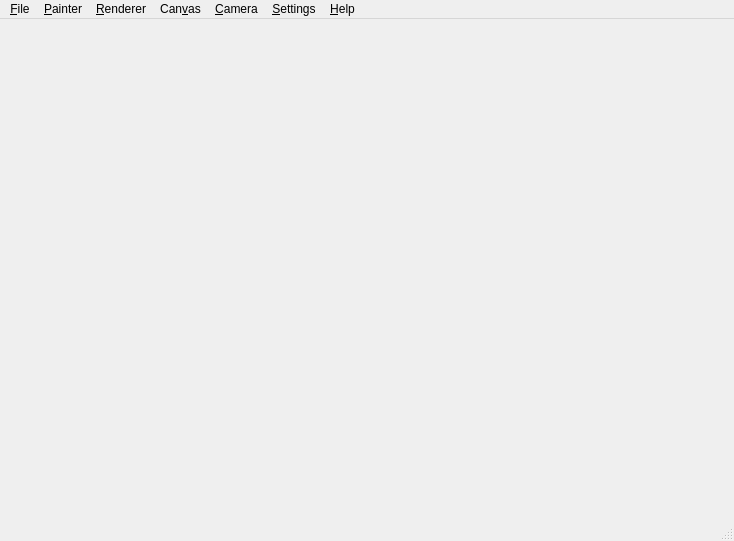
<?xml version="1.0" encoding="UTF-8"?>
<ui version="4.0">
 <class>Viewer</class>
 <widget class="QMainWindow" name="Viewer">
  <property name="geometry">
   <rect>
    <x>0</x>
    <y>0</y>
    <width>734</width>
    <height>541</height>
   </rect>
  </property>
  <property name="windowTitle">
   <string/>
  </property>
  <widget class="QWidget" name="centralwidget"/>
  <widget class="QMenuBar" name="menubar">
   <property name="geometry">
    <rect>
     <x>0</x>
     <y>0</y>
     <width>734</width>
     <height>21</height>
    </rect>
   </property>
   <widget class="QMenu" name="fileMenu">
    <property name="title">
     <string>&amp;File</string>
    </property>
    <addaction name="separator"/>
    <addaction name="quitAction"/>
   </widget>
   <widget class="QMenu" name="painterMenu">
    <property name="title">
     <string>&amp;Painter</string>
    </property>
   </widget>
   <widget class="QMenu" name="rendererMenu">
    <property name="title">
     <string>&amp;Renderer</string>
    </property>
   </widget>
   <widget class="QMenu" name="canvasMenu">
    <property name="title">
     <string>Can&amp;vas</string>
    </property>
    <addaction name="captureImageAction"/>
   </widget>
   <widget class="QMenu" name="cameraMenu">
    <property name="title">
     <string>&amp;Camera</string>
    </property>
    <widget class="QMenu" name="selectNavigationMenu">
     <property name="title">
      <string>Select &amp;Navigation</string>
     </property>
     <addaction name="worldInHandNavigationAction"/>
    </widget>
    <addaction name="selectNavigationMenu"/>
   </widget>
   <widget class="QMenu" name="settingsMenu">
    <property name="title">
     <string>&amp;Settings</string>
    </property>
    <addaction name="managePluginsAction"/>
    <addaction name="separator"/>
    <addaction name="preferencesAction"/>
   </widget>
   <widget class="QMenu" name="helpMenu">
    <property name="title">
     <string>&amp;Help</string>
    </property>
    <addaction name="aboutAction"/>
   </widget>
   <addaction name="fileMenu"/>
   <addaction name="painterMenu"/>
   <addaction name="rendererMenu"/>
   <addaction name="canvasMenu"/>
   <addaction name="cameraMenu"/>
   <addaction name="settingsMenu"/>
   <addaction name="helpMenu"/>
  </widget>
  <widget class="QStatusBar" name="statusbar"/>
  <action name="aboutAction">
   <property name="enabled">
    <bool>false</bool>
   </property>
   <property name="text">
    <string>About ...</string>
   </property>
   <property name="menuRole">
    <enum>QAction::AboutRole</enum>
   </property>
  </action>
  <action name="quitAction">
   <property name="enabled">
    <bool>true</bool>
   </property>
   <property name="text">
    <string>&amp;Quit</string>
   </property>
   <property name="menuRole">
    <enum>QAction::QuitRole</enum>
   </property>
  </action>
  <action name="worldInHandNavigationAction">
   <property name="enabled">
    <bool>false</bool>
   </property>
   <property name="text">
    <string>&amp;World in Hand Navigation</string>
   </property>
   <property name="menuRole">
    <enum>QAction::ApplicationSpecificRole</enum>
   </property>
  </action>
  <action name="preferencesAction">
   <property name="enabled">
    <bool>false</bool>
   </property>
   <property name="text">
    <string>&amp;Preferences ...</string>
   </property>
   <property name="menuRole">
    <enum>QAction::PreferencesRole</enum>
   </property>
  </action>
  <action name="captureImageAction">
   <property name="enabled">
    <bool>true</bool>
   </property>
   <property name="text">
    <string>Capture &amp;Image</string>
   </property>
  </action>
  <action name="managePluginsAction">
   <property name="enabled">
    <bool>false</bool>
   </property>
   <property name="text">
    <string>&amp;Manage Plugins</string>
   </property>
  </action>
 </widget>
 <resources/>
 <connections>
  <connection>
   <sender>quitAction</sender>
   <signal>triggered()</signal>
   <receiver>Viewer</receiver>
   <slot>close()</slot>
   <hints>
    <hint type="sourcelabel">
     <x>-1</x>
     <y>-1</y>
    </hint>
    <hint type="destinationlabel">
     <x>366</x>
     <y>270</y>
    </hint>
   </hints>
  </connection>
 </connections>
</ui>
